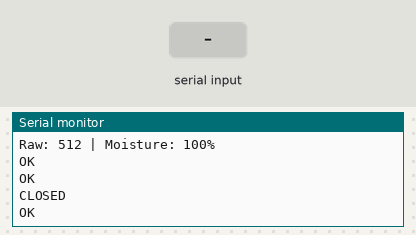
A sketch run on a simulated Arduino Uno, built with avr-gcc and run on an emulated ATmega328P. On the bench: the last lines printed to the serial monitor. Inputs (shaded band) come from the test bench. The modem accepts every AT command (registered, SIM ready, sends succeed) and sends nothing else.

Above: at 7.2 s.
7.3 s: "1" received over the second serial link
At 7.51 s:
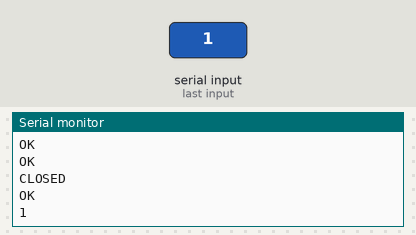
9.1 s: "0" received over the second serial link
10.6 s: "2" received over the second serial link
At 11.9 s:
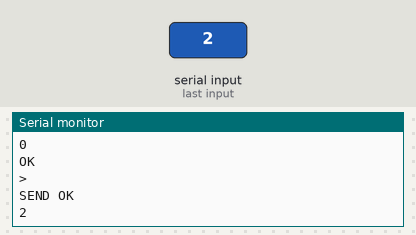
Timing chart, 0 to 13.6 s (numbered marks = the images above; inputs shaded):
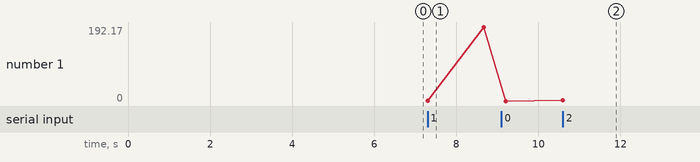

Measured:
- after the input at 7.3 s, the serial monitor: prints a new line at once (image 1)
- after the input at 10.6 s, the serial monitor: prints a new line at once (image 2)
- plotted number 1: 192.17 → 0 after the input at 9.1 s, 0 → 2 after the input at 10.6 s

The sketch:

Arduino_Sketch_Example.ino
```cpp
#include <SoftwareSerial.h>

SoftwareSerial esp(2, 3);  // RX=2, TX=3

// ===== CONFIGURATION =====
#define SSID      "Ohana 2.4G"
#define PASSWORD  "Irondoor@1"
#define API_KEY   "palayguard_sensor_key_2026"
#define HOST      "192.168.100.17"
#define PORT      3001
#define SENSOR_ID 1
#define DRY_VAL   786
#define WET_VAL   545

bool waitFor(const char* target, unsigned long timeout) {
  unsigned long start = millis();
  int idx = 0;
  int len = strlen(target);
  while (millis() - start < timeout) {
    while (esp.available()) {
      char c = esp.read();
      Serial.write(c);
      if (c == target[idx]) {
        if (++idx == len) return true;
      } else {
        idx = (c == target[0]) ? 1 : 0;
      }
    }
  }
  return false;
}

void flushEsp(unsigned int ms) {
  unsigned long start = millis();
  while (millis() - start < ms) {
    while (esp.available()) { Serial.write(esp.read()); }
  }
}

void setup() {
  Serial.begin(9600);
  esp.begin(9600);
  Serial.println(F("\nPalayGuard Starting..."));
  delay(2000);

  Serial.println(F("Resetting ESP..."));
  esp.println(F("AT+RST"));
  waitFor("ready", 5000);
  delay(2000);

  esp.println(F("ATE0"));
  waitFor("OK", 1000);

  esp.println(F("AT+CWMODE=1"));
  waitFor("OK", 1000);

  Serial.println(F("Connecting WiFi..."));
  esp.print(F("AT+CWJAP=\"")); esp.print(F(SSID));
  esp.print(F("\",\"")); esp.print(F(PASSWORD)); esp.println(F("\""));

  if (waitFor("GOT IP", 15000)) {
    Serial.println(F("\n>> WiFi Connected!"));
  } else {
    Serial.println(F("\n!! WiFi Timeout - Continuing..."));
  }
  delay(2000);
}

void loop() {
  int raw = analogRead(A0);
  int moisture = constrain(map(raw, DRY_VAL, WET_VAL, 0, 100), 0, 100);
  Serial.print(F("\n--- Field Update ---\nRaw: ")); Serial.print(raw);
  Serial.print(F(" | Moisture: ")); Serial.print(moisture); Serial.println(F("%"));

  sendData(moisture);
  delay(3600000UL);
}

void sendData(int moisture) {
  esp.println(F("AT+CIPSTATUS"));
  if (waitFor("busy", 500)) {
    Serial.println(F(">> ESP Busy... waiting 2s"));
    delay(2000);
  }

  esp.println(F("AT+CIPCLOSE"));
  delay(500);
  flushEsp(500);

  esp.println(F("AT+CIFSR"));
  if (!waitFor("STAIP", 3000)) {
    Serial.println(F("\n!! WiFi Lost - Reconnecting..."));
    esp.print(F("AT+CWJAP=\"")); esp.print(F(SSID));
    esp.print(F("\",\"")); esp.print(F(PASSWORD)); esp.println(F("\""));
    waitFor("GOT IP", 10000);
    return;
  }

  Serial.println(F(">> Connecting TCP..."));
  delay(1000);

  esp.print(F("AT+CIPSTART=\"TCP\",\""));
  esp.print(F(HOST));
  esp.print(F("\","));
  esp.println(PORT);

  if (!waitFor("CONNECT", 8000)) {
    Serial.println(F("\n!! TCP Failed. (Check backend/Firewall/Power)"));
    return;
  }
  Serial.println(F("\n>> TCP OK"));
  delay(500);

  char body[48];
  snprintf(body, sizeof(body), "{\"moisture\":%d,\"sensor_id\":%d}", moisture, SENSOR_ID);
  int bodyLen = strlen(body);

  char header[220];
  snprintf(header, sizeof(header),
    "POST /api/sensors/data HTTP/1.1\r\n"
    "Host: %s\r\n"
    "Content-Type: application/json\r\n"
    "x-api-key: %s\r\n"
    "Content-Length: %d\r\n"
    "Connection: close\r\n\r\n",
    HOST, API_KEY, bodyLen);

  int totalLen = strlen(header) + bodyLen;

  esp.print(F("AT+CIPSEND="));
  esp.println(totalLen);
  if (!waitFor(">", 5000)) {
    Serial.println(F("\n!! No > prompt"));
    esp.println(F("AT+CIPCLOSE"));
    return;
  }

  esp.print(header);
  esp.print(body);

  if (waitFor("200 OK", 8000)) {
    Serial.println(F("\n>> SUCCESS: Data saved to Dashboard!"));
  } else {
    Serial.println(F("\n!! No response - checking dashboard..."));
  }

  esp.println(F("AT+CIPCLOSE"));
  flushEsp(500);
}
```
